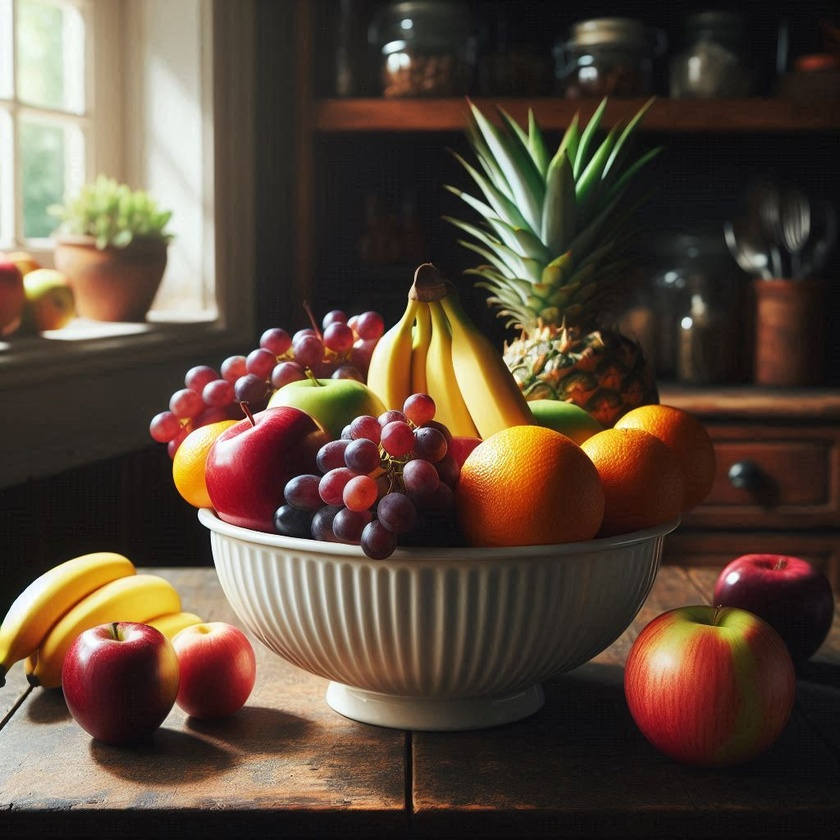
%> input picture Actividad2/Punto5/imagenParcial2.jpg.jpeg, 840 x 840 px, shrunk from 1024 x 1024 before the run
$ octave punto5_parcial2.m   (GNU Octave 9; MATLAB toolbox functions it lacks are replaced by stand-ins)
%> lines starting %> are read from the running program, lines starting %| are printed output that depends on the picture
%% PUNTO 5: Realce de bordes Laplaciano
clc;
clear all;
close all;

I = imread('imagenParcial2.jpg.jpeg');
%> I is the input picture: size 840x840x3 uint8; mean R, G, B 90.1, 73, 58.9

I_Gray1 = rgb2gray(I);
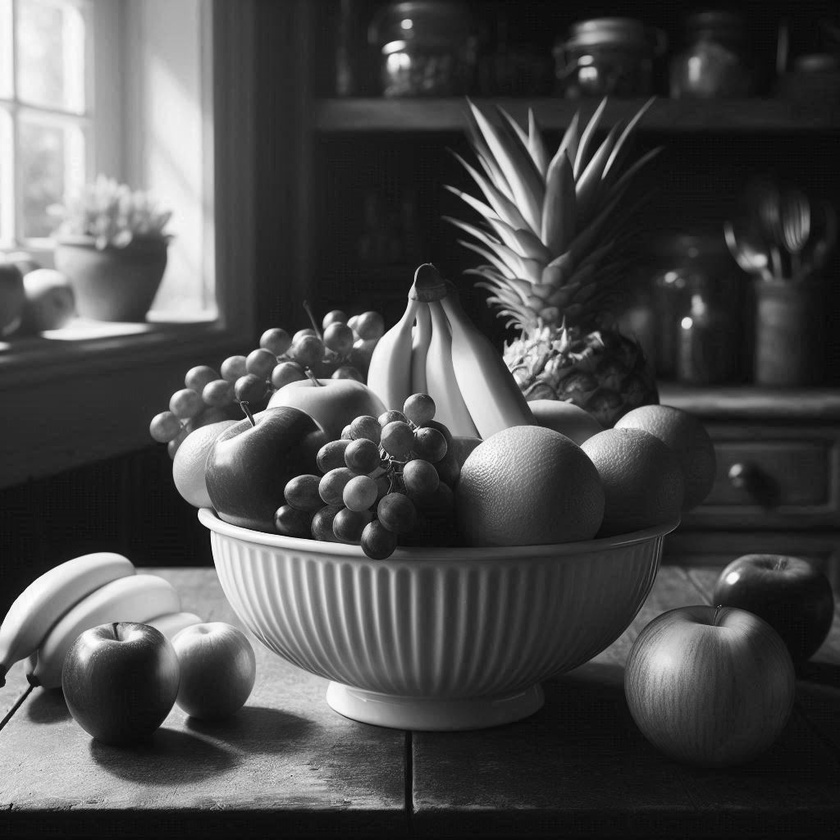
%> I_Gray1: size 840x840 uint8; min 0, max 255, mean 76.5

figure;
imshow(I_Gray1);
title('Original Gris');

% Definir máscaras de REALCE (Directas)
lap4 = [0 -1 0; -1 5 -1; 0 -1 0];
lap8 = [-1 -1 -1; -1 9 -1; -1 -1 -1];

realce4 = imfilter(I, lap4, 'replicate');
realce8 = imfilter(I, lap8, 'replicate');
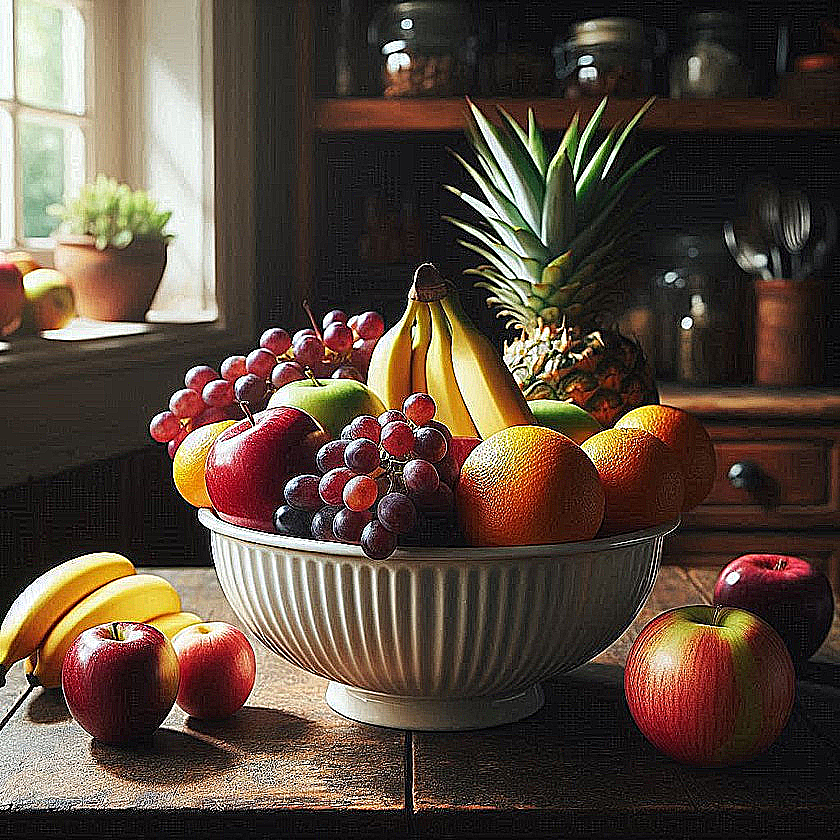
%> realce8: size 840x840x3 uint8; mean R, G, B 89, 73.3, 60.7

figure;
imshow(I); title('Original');

figure;
imshow(realce4); title('Realce 4 Vecinos');

figure;
imshow(realce8); title('Realce 8 Vecinos');

%% Guardar imagenes resultantes:
imwrite(im2uint8(realce4), 'resultado_punto5_4vecinos.jpg');
imwrite(im2uint8(realce8), 'resultado_punto5_8vecinos.jpg');
